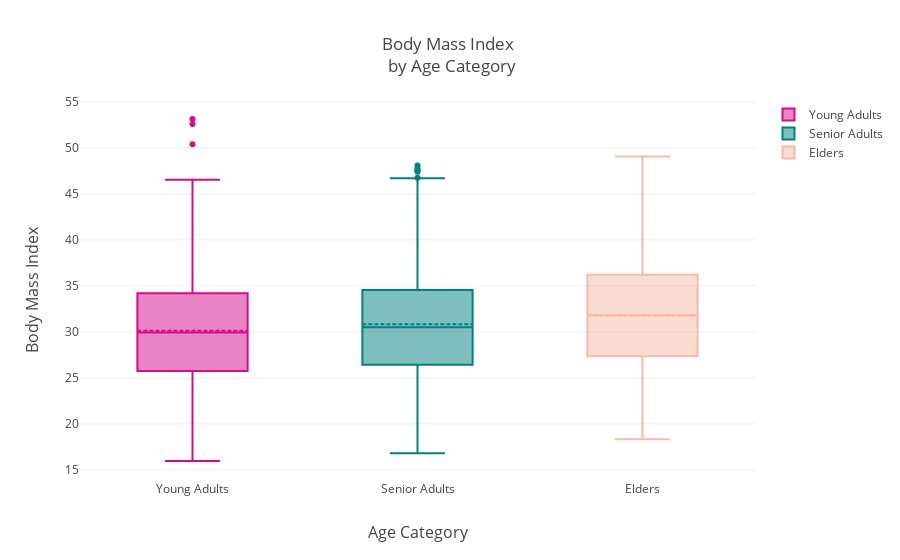

Write notebook code for a chart like this one.
### Code cell
young_adults = df["bmi"].loc[df["age_cat"] == "Young Adult"].values
senior_adult = df["bmi"].loc[df["age_cat"] == "Senior Adult"].values
elders = df["bmi"].loc[df["age_cat"] == "Elder"].values

trace0 = go.Box(
    y=young_adults,
    name = 'Young Adults',
    boxmean= True,
    marker = dict(
        color = 'rgb(214, 12, 140)',
    )
)
trace1 = go.Box(
    y=senior_adult,
    name = 'Senior Adults',
    boxmean= True,
    marker = dict(
        color = 'rgb(0, 128, 128)',
    )
)

trace2 = go.Box(
    y=elders,
    name = 'Elders',
    boxmean= True,
    marker = dict(
        color = 'rgb(247, 186, 166)',
    )
)




data = [trace0, trace1, trace2]

layout = go.Layout(title="Body Mass Index <br> by Age Category", xaxis=dict(title="Age Category", titlefont=dict(size=16)),
                  yaxis=dict(title="Body Mass Index", titlefont=dict(size=16)))

fig = go.Figure(data=data, layout=layout)
iplot(fig)

### Figure 1 — Plotly figure (JSON) as saved in the notebook; plotly's stock layout.template omitted (floating-point values rounded to 4 significant figures; data arrays with more than 128 entries replaced by an {"elided": "..."} marker saying what was removed)
{"data": [{"boxmean": true, "marker": {"color": "rgb(214, 12, 140)"}, "name": "Young Adults", "type": "box", "uid": "85600845-1487-463d-a1bc-2faf2bb0e76e", "y": {"elided": "574 float values"}}, {"boxmean": true, "marker": {"color": "rgb(0, 128, 128)"}, "name": "Senior Adults", "type": "box", "uid": "cb32c1d3-98e5-4566-90e8-490127e4ee26", "y": {"elided": "548 float values"}}, {"boxmean": true, "marker": {"color": "rgb(247, 186, 166)"}, "name": "Elders", "type": "box", "uid": "77abc89c-af9d-4d3e-afd8-315be121e758", "y": {"elided": "216 float values"}}], "layout": {"title": {"text": "Body Mass Index <br> by Age Category"}, "xaxis": {"title": {"font": {"size": 16}, "text": "Age Category"}}, "yaxis": {"title": {"font": {"size": 16}, "text": "Body Mass Index"}}}}
